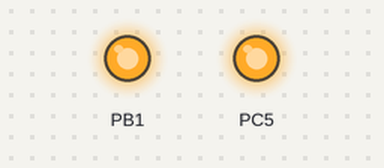
Simulated run of this program. Board: ATmega8, built with avr-gcc and emulated at 8 MHz. On the bench: output pins drawn as LEDs (lit = HIGH). Pins used as bus, display or sensor lines are not drawn; what the program prints to the serial monitor is not drawn.

Above: at 0.1 s.
Timing chart, 0 to 1.6 s (numbered marks = the images above):
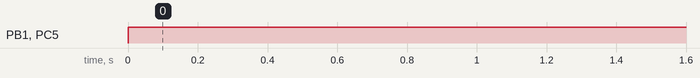

Measured:
- by itself, PB1, PC5: LOW → HIGH at 0.00 s

The program:

main.cpp
```cpp
/*
 * RFID.cpp
 *
 * Created: 20-May-19 11:06:18 PM
 * Author : tanph
 */

#include "MFRC522.h"

void USART_Init(){
	UBRRL = 51;
	UCSRC |= (1<<URSEL) | (3<<UCSZ0);
	UCSRB |= (1<<TXEN);
}
void SPI_Init(){
	SPCR |= (1<<SPE) | (1<<MSTR) | (1<<SPR0);
	DDRB |= (1<<MOSI_PIN) | (1<<SS_PIN) | (1<<SCK_PIN);
	PORTB |= (1<<SS_PIN);
}

MFRC522 RFID;

int main(void)
{
	SPI_Init();
	USART_Init();
    RFID.begin();
	DDRC |= (1<<5);

	uint8_t data[MAX_LEN];
	int status ;
    while (1)
    {
		PORTC |= (1<<5);
		USART_Transmit('P');
		_delay_ms(500);
		RFID.WUPA_TAG(data);
		if (status == MI_OK){
			for (int i = 0; i < 2; i++){
				USART_Transmit(data[i]);
			}
			PORTC &= ~(1<<5);
			_delay_ms(2000);
			RFID.HALT_TAG();
		}

    }
}
```

MFRC522.cpp
```cpp
/*
 * MFRC522.cpp
 *
 * Created: 21-May-19 4:52:02 PM
 *  Author: tanph
 */
#include "MFRC522.h"

uint8_t SPI_Transceive(uint8_t data){
	SPDR = data;
	while(!(SPSR & (1<<SPIF)));
	return SPDR;
}

void USART_Transmit(char data){
	while(!(UCSRA & (1<<UDRE)));
	UDR = data;
	_delay_ms(5);
}

void USART_SendString(char *data){
	register int i = 0;
	while(data[i] != 0x00){
		USART_Transmit(data[i]);
		i++;
	}
}

MFRC522::MFRC522(){
	DDR_MFRC	|= (1<<SS_PIN) | (1<<RST_PIN);
	PORT_MFRC	|= (1<<SS_PIN) | (1<<RST_PIN);
}

uint8_t MFRC522::readFromRegister(uint8_t regAddr){
	PORT_MFRC &= ~(1<<SS_PIN);
	SPI_Transceive(((regAddr << 1) & 0xF7) | 0x80);
	register uint8_t data = SPI_Transceive(0x00);
	PORT_MFRC |= (1<<SS_PIN);
	return data;
}

void MFRC522::writeToRegister(uint8_t regAddr, uint8_t val){
	PORT_MFRC &= ~(1<<SS_PIN);
	SPI_Transceive((regAddr << 1) & 0x77);
	SPI_Transceive(val);
	PORT_MFRC |= (1<<SS_PIN);
}

void MFRC522::setRegBit(uint8_t regAddr, uint8_t bitLocation){
	register uint8_t current = readFromRegister(regAddr);
	writeToRegister(regAddr, (current |= (1<<bitLocation)));
}

void MFRC522::clearRegBit(uint8_t regAddr, uint8_t bitLocation){
	register uint8_t current = readFromRegister(regAddr);
	writeToRegister(regAddr, (current &= ~(1<<bitLocation)));
}

void MFRC522::begin(){
	PORT_MFRC |= (1<<SS_PIN);
	writeToRegister(CommandReg, SOFT_RESET);
	writeToRegister(TModeReg, 0x8D);
	writeToRegister(TPrescalerReg, 0x3E);
	writeToRegister(TReloadRegL, 48);
	setRegBit(TxASKReg, 6);
	writeToRegister(ModeReg, 0x29);
	setRegBit(TxControlReg, 0);
	setRegBit(TxControlReg, 1);
}

int MFRC522::sendToTag(uint8_t *data, int dlen, uint8_t *recvData,int *rlen){
	//Initial
	writeToRegister(ComIEnReg, 0xF7);
	clearRegBit(ComIrqReg, 7);
	setRegBit(FIFOLevelReg, 7);
	writeToRegister(CommandReg, IDLE);

	//Write Data To FIFO Buffer
	register int i;
	register uint8_t n;
	for (i = 0; i < dlen; i++){
		writeToRegister(FIFODataReg, data[i]);
	}

	//Send Data
	writeToRegister(CommandReg, TRANSCEIVE);
	setRegBit(BitFramingReg, 7);

	//Wait Until Sent Complete
	i = 25;
	do{
		n = readFromRegister(ComIrqReg);
		i--;
		_delay_ms(5);
	} while ((i != 0) && !(n & 0x31));

	//Check Errors
	clearRegBit(BitFramingReg, 7);
	if (i == 0){
		return MI_ERR; // TIME_OUT
	}

	n = readFromRegister(ErrorReg);
	if (n & 0x1D){
		return MI_ERR; //ERROR
	}

	n = readFromRegister(ComIrqReg);
	if (n & 0x01){
		return MI_ERR; //No_Tag
	}

	//Get result's length
	register int lastBits;
	n = readFromRegister(FIFOLevelReg);
	lastBits = readFromRegister(ControlReg)  & 0x07;
	if (lastBits){
		*rlen = (n-1) * 8 + lastBits;
	}
	else{
		*rlen = n * 8;
	}

	if (n > MAX_LEN){
		n = MAX_LEN;
	}
	if (n == 0){
		n = 1;
	}

	for (i = 0; i < n; i++){
		recvData[i] = readFromRegister(FIFODataReg);
	}

	writeToRegister(CommandReg, IDLE);
	return MI_OK;
}

int MFRC522::calculateCRC(uint8_t *data, int dlen, uint8_t *result){
	clearRegBit(DivIrqReg, 2);
	setRegBit(FIFOLevelReg, 7);
	writeToRegister(CommandReg, IDLE);

	register int i;
	register uint8_t n;
	for (int i = 0; i < dlen; i++){
		writeToRegister(FIFODataReg, data[i]);
	}

	writeToRegister(CommandReg, CALC_CRC);

	i = 25;
	do
	{
		n = readFromRegister(DivIrqReg);
		i--;
		_delay_ms(5);
	} while ((i != 0) && !(n & 0x04));

	if (i == 0){
		return MI_ERR;
	}

	result[0] = readFromRegister(CRCResultRegL);
	result[1] = readFromRegister(CRCResultRegM);
	return MI_OK;
}

int MFRC522::WUPA_TAG(uint8_t *ATQA){
	register uint8_t buffer[1];
	register int rlen, status;
	buffer[0] = MF_WUPA;
	writeToRegister(BitFramingReg, 0x07);

	status = this->sendToTag(buffer, 1, ATQA, &rlen);

	if (!status){
		return MI_ERR;
	}
	if (rlen != 16){
		USART_SendString("DO DAI SAI!");
	}

	writeToRegister(BitFramingReg, 0x00);
	return MI_OK;
}

void MFRC522::HALT_TAG(){
	register uint8_t buffer[4];
	register int rlen;

	buffer[0] = MF_HALT;
	buffer[1] = 0x00;

	this->calculateCRC(buffer, 2, &buffer[2]);
	sendToTag(buffer, 4, buffer, &rlen);
}
```

MFRC522.h
```cpp
/*
 * MFRC522.h
 *
 * Created: 20-May-19 11:12:14 PM
 *  Author: tanph
 */


#ifndef MFRC522_H_
#define MFRC522_H_
#define F_CPU 8000000UL
#include <avr/io.h>
#include <util/delay.h>

#define MAX_LEN 16
//Pins
#define PORT_MFRC	PORTB
#define DDR_MFRC	DDRB
#define SS_PIN		2
#define RST_PIN		1
#define SCK_PIN		5
#define MOSI_PIN	3
#define MISO_PIN	4

//Status
#define MI_OK		1
#define MI_ERR		0

//MIFARE Commands
#define MF_REQA		0x26
#define MF_WUPA		0x52
#define MF_ANTICOLL	0x93
#define MF_SELECT	0x93
#define MF_HALT		0x50

//MFRC Commands
#define IDLE		0x00
#define MEM			0x01
#define GENID		0x02
#define CALC_CRC	0x03
#define TRANSMIT	0x04
#define RECEIVE		0x07
#define TRANSCEIVE	0x0C
#define AUTHENT		0x0E
#define SOFT_RESET	0x0F

//MFRC Registers
//Page 0: Command and status
#define CommandReg		0x01
#define ComIEnReg		0x02
#define DivIEnReg		0x03
#define ComIrqReg		0x04
#define DivIrqReg		0x05
#define ErrorReg		0x06
#define	Status1Reg		0x07
#define Status2Reg		0x08
#define FIFODataReg		0x09
#define FIFOLevelReg	0x0A
#define WaterLevelReg	0x0B
#define ControlReg		0x0C
#define BitFramingReg	0x0D
#define CollReg			0x0F

//Page 1:Command
#define ModeReg			0x11
#define TxModeReg		0x12
#define RxModeReg		0x13
#define TxControlReg	0x14
#define TxASKReg		0x15
#define TxSelReg		0x16
#define RxSelReg		0x17
#define RxThresholdReg	0x18
#define DemodReg		0x19
#define MfTxReg			0x1C
#define MfRxReg			0x1D
#define SerialSpeedReg	0x1F

//Page 2: Configuration
#define CRCResultRegM	0x21
#define CRCResultRegL	0x22
#define ModWidthReg		0x24
#define RFCfgReg		0x26
#define GsNReg			0x27
#define CWGsPReg		0x28
#define ModGsPReg		0x29
#define	TModeReg		0x2A
#define TPrescalerReg	0x2B
#define TReloadRegH		0x2C
#define TReloadRegL		0x2D
#define TCounterValRegH	0x2E
#define TCounterValRegL	0x2F

uint8_t SPI_Transceive(uint8_t data);
void USART_Transmit(char data);
void USART_SendString(char *data);

class MFRC522{
public:
	MFRC522();
	void	begin();
	int		WUPA_TAG(uint8_t *ATQA);
	void	ANTICOLL_TAG();
	void	HALT_TAG();
private:
	uint8_t	readFromRegister(uint8_t regAddr);
	void	writeToRegister(uint8_t regAddr, uint8_t val);
	void	setRegBit(uint8_t regAddr, uint8_t bitLocation);
	void	clearRegBit(uint8_t regAddr, uint8_t bitLocation);
	int		sendToTag(uint8_t *data, int dlen, uint8_t *recvData,int *rlen);
	int		calculateCRC(uint8_t *data, int dlen , uint8_t *result);
};

#endif /* MFRC522_H_ */
```
